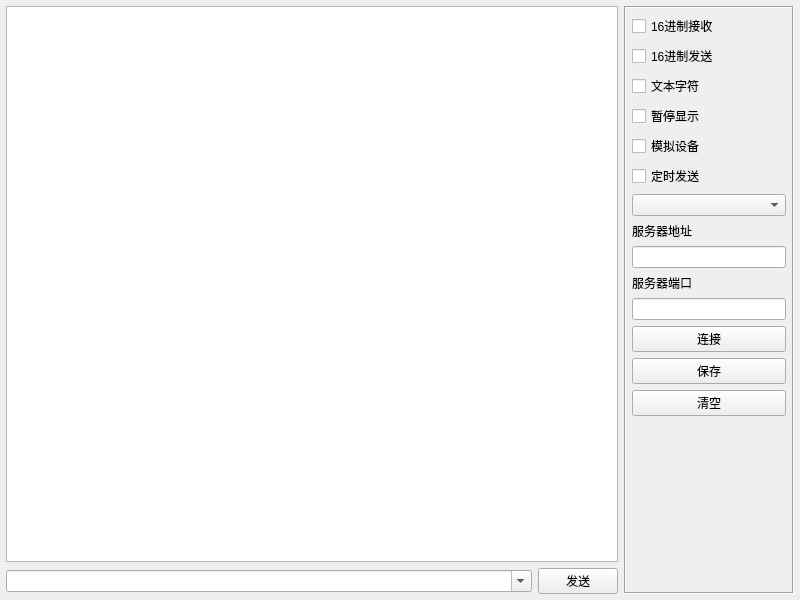
<?xml version="1.0" encoding="UTF-8"?>
<ui version="4.0">
 <class>frmWebClient</class>
 <widget class="QWidget" name="frmWebClient">
  <property name="geometry">
   <rect>
    <x>0</x>
    <y>0</y>
    <width>800</width>
    <height>600</height>
   </rect>
  </property>
  <property name="windowTitle">
   <string>Form</string>
  </property>
  <layout class="QGridLayout" name="gridLayout">
   <property name="leftMargin">
    <number>6</number>
   </property>
   <property name="topMargin">
    <number>6</number>
   </property>
   <property name="rightMargin">
    <number>6</number>
   </property>
   <property name="bottomMargin">
    <number>6</number>
   </property>
   <item row="0" column="0">
    <widget class="QTextEdit" name="txtMain">
     <property name="readOnly">
      <bool>true</bool>
     </property>
    </widget>
   </item>
   <item row="0" column="1" rowspan="2">
    <widget class="QFrame" name="frame">
     <property name="minimumSize">
      <size>
       <width>170</width>
       <height>0</height>
      </size>
     </property>
     <property name="maximumSize">
      <size>
       <width>170</width>
       <height>16777215</height>
      </size>
     </property>
     <property name="frameShape">
      <enum>QFrame::Box</enum>
     </property>
     <property name="frameShadow">
      <enum>QFrame::Sunken</enum>
     </property>
     <layout class="QVBoxLayout" name="verticalLayout_5">
      <property name="leftMargin">
       <number>6</number>
      </property>
      <property name="topMargin">
       <number>6</number>
      </property>
      <property name="rightMargin">
       <number>6</number>
      </property>
      <property name="bottomMargin">
       <number>6</number>
      </property>
      <item>
       <widget class="QCheckBox" name="ckHexReceive">
        <property name="text">
         <string>16进制接收</string>
        </property>
       </widget>
      </item>
      <item>
       <widget class="QCheckBox" name="ckHexSend">
        <property name="text">
         <string>16进制发送</string>
        </property>
       </widget>
      </item>
      <item>
       <widget class="QCheckBox" name="ckAscii">
        <property name="text">
         <string>文本字符</string>
        </property>
       </widget>
      </item>
      <item>
       <widget class="QCheckBox" name="ckShow">
        <property name="text">
         <string>暂停显示</string>
        </property>
       </widget>
      </item>
      <item>
       <widget class="QCheckBox" name="ckDebug">
        <property name="text">
         <string>模拟设备</string>
        </property>
       </widget>
      </item>
      <item>
       <widget class="QCheckBox" name="ckAutoSend">
        <property name="text">
         <string>定时发送</string>
        </property>
       </widget>
      </item>
      <item>
       <widget class="QComboBox" name="cboxInterval"/>
      </item>
      <item>
       <widget class="QLabel" name="labServerIP">
        <property name="text">
         <string>服务器地址</string>
        </property>
       </widget>
      </item>
      <item>
       <widget class="QLineEdit" name="txtServerIP"/>
      </item>
      <item>
       <widget class="QLabel" name="labServerPort">
        <property name="text">
         <string>服务器端口</string>
        </property>
       </widget>
      </item>
      <item>
       <widget class="QLineEdit" name="txtServerPort"/>
      </item>
      <item>
       <widget class="QPushButton" name="btnConnect">
        <property name="text">
         <string>连接</string>
        </property>
       </widget>
      </item>
      <item>
       <widget class="QPushButton" name="btnSave">
        <property name="text">
         <string>保存</string>
        </property>
       </widget>
      </item>
      <item>
       <widget class="QPushButton" name="btnClear">
        <property name="text">
         <string>清空</string>
        </property>
       </widget>
      </item>
      <item>
       <spacer name="spacer">
        <property name="orientation">
         <enum>Qt::Vertical</enum>
        </property>
        <property name="sizeHint" stdset="0">
         <size>
          <width>20</width>
          <height>40</height>
         </size>
        </property>
       </spacer>
      </item>
     </layout>
    </widget>
   </item>
   <item row="1" column="0">
    <widget class="QWidget" name="widget" native="true">
     <layout class="QHBoxLayout" name="layTcpClient">
      <property name="leftMargin">
       <number>0</number>
      </property>
      <property name="topMargin">
       <number>0</number>
      </property>
      <property name="rightMargin">
       <number>0</number>
      </property>
      <property name="bottomMargin">
       <number>0</number>
      </property>
      <item>
       <widget class="QComboBox" name="cboxData">
        <property name="sizePolicy">
         <sizepolicy hsizetype="Ignored" vsizetype="Fixed">
          <horstretch>0</horstretch>
          <verstretch>0</verstretch>
         </sizepolicy>
        </property>
        <property name="editable">
         <bool>true</bool>
        </property>
       </widget>
      </item>
      <item>
       <widget class="QPushButton" name="btnSend">
        <property name="minimumSize">
         <size>
          <width>80</width>
          <height>0</height>
         </size>
        </property>
        <property name="maximumSize">
         <size>
          <width>80</width>
          <height>16777215</height>
         </size>
        </property>
        <property name="text">
         <string>发送</string>
        </property>
       </widget>
      </item>
     </layout>
    </widget>
   </item>
  </layout>
 </widget>
 <resources/>
 <connections/>
</ui>
